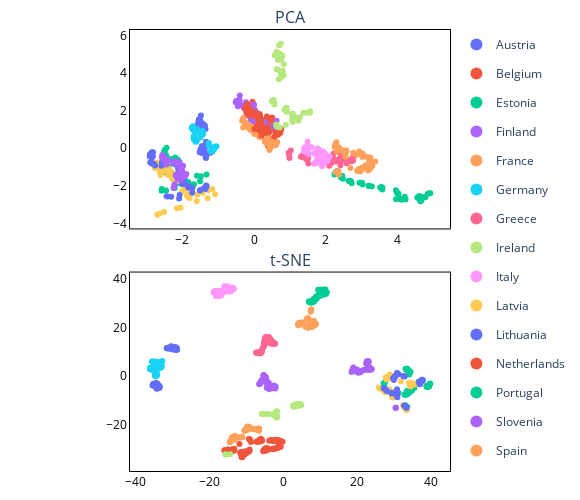

This figure's notebook cell:
### Markdown cell above
Dim Reduction Plot

### Code cell
final_fig = sp.make_subplots(rows=2, cols=1,
    subplot_titles=['PCA', 't-SNE'],
    vertical_spacing = 0.1)
col_seq = px.colors.qualitative.Plotly

X = big_data.values
y = labels

'''
PCA
'''
pca = PCA(n_components=2, svd_solver='full')
X_pca = pca.fit_transform(X)

pca_fig = px.scatter(X_pca, x=X_pca[:,0], y=X_pca[:,1], color=y, color_discrete_sequence=col_seq)
pca_fig.update_xaxes(title='PCA 1', showline=True, linewidth=1, linecolor='black', mirror=True,color='black',showgrid=False, gridcolor='black', zeroline=False, zerolinecolor='#000000', zerolinewidth = 1)
pca_fig.update_yaxes(title='PCA 2', showline=True, linewidth=1, linecolor='black', mirror=True,color='black',showgrid=False, gridcolor='black', zeroline=False, zerolinecolor='#000000', zerolinewidth = 1)

if y[0] == labels[0]:
    if i != 0:
        for j in range(0, len(countries)):
            pca_fig['data'][j]['showlegend'] = False

fig_traces = []
for trace in range(len(pca_fig["data"])):
    fig_traces.append(pca_fig["data"][trace])

for traces in fig_traces:
    final_fig.append_trace(traces, row=1, col=1)

'''
t-SNE 1
'''
# tsne = TSNE(perplexity=30, n_components=2, learning_rate='auto', metric ='euclidean', random_state=0, n_jobs=-1)
# X_embedded1 = tsne.fit_transform(X)

tsne_fig1 = px.scatter(X_embedded1, x=X_embedded1[:,0], y=X_embedded1[:,1], color=y, color_discrete_sequence=col_seq)
tsne_fig1.update_xaxes(title='t-SNE 1', showline=True, linewidth=1, linecolor='black', mirror=True,color='black',showgrid=False, gridcolor='black', zeroline=False, zerolinecolor='#000000', zerolinewidth = 1)
tsne_fig1.update_yaxes(title='t-SNE 2', showline=True, linewidth=1, linecolor='black', mirror=True,color='black',showgrid=False, gridcolor='black', zeroline=False, zerolinecolor='#000000', zerolinewidth = 1)

# if y[0] == labels[0]:
#     if i != 0:
#         for j in range(0, len(countries)):
#             tsne_fig1['data'][j]['showlegend'] = False

fig_traces = []
for trace in range(len(tsne_fig1["data"])):
    fig_traces.append(tsne_fig1["data"][trace])

for traces in fig_traces:
    final_fig.append_trace(traces, row=2, col=1)


# '''
# t-SNE 2
# '''
# # tsne = TSNE(perplexity=30, n_components=2, learning_rate='auto', metric ='canberra', random_state=0, n_jobs=-1)
# # X_embedded2 = tsne.fit_transform(X)


# tsne_fig2 = px.scatter(X_embedded2, x=X_embedded2[:,0], y=X_embedded2[:,1], color=y, color_discrete_sequence=col_seq)

# if y[0] == labels[0]:
#     if i != 0:
#         for j in range(0, len(countries)):
#             tsne_fig2['data'][j]['showlegend'] = False

# fig_traces = []
# for trace in range(len(tsne_fig2["data"])):
#     fig_traces.append(tsne_fig2["data"][trace])

# for traces in fig_traces:
#     final_fig.append_trace(traces, row=3, col=1)


# final_fig.layout.annotations[0].update(font={'size': 14}, xanchor= 'middle', yanchor='middle', x=0.01, y=1.025)
# final_fig.layout.annotations[1].update(font={'size': 14}, xanchor= 'middle', yanchor='middle', x=0.01, y=0.48)
# final_fig.layout.annotations[2].update(font={'size': 14}, xanchor= 'left', yanchor='middle', x=0.01, y=0.295)
final_fig.update_traces(marker=dict(size=6))

final_fig.update_xaxes(showline=True, linewidth=1, linecolor='black', mirror=True,color='black',showgrid=False, gridcolor='black', zeroline=False, zerolinecolor='#000000', zerolinewidth = 1)
final_fig.update_yaxes(showline=True, linewidth=1, linecolor='black', mirror=True,color='black',showgrid=False, gridcolor='black', zeroline=False, zerolinecolor='#000000', zerolinewidth = 1)
final_fig.update_layout(height=500,width=580,
    margin=dict(l=130, r=10, t=30, b=10),
   )
final_fig.update_layout(legend= {'itemsizing': 'constant'})
final_fig.update_layout(
    paper_bgcolor='rgba(0,0,0,0)',
    plot_bgcolor='rgba(0,0,0,0)'
)
final_fig.show()
